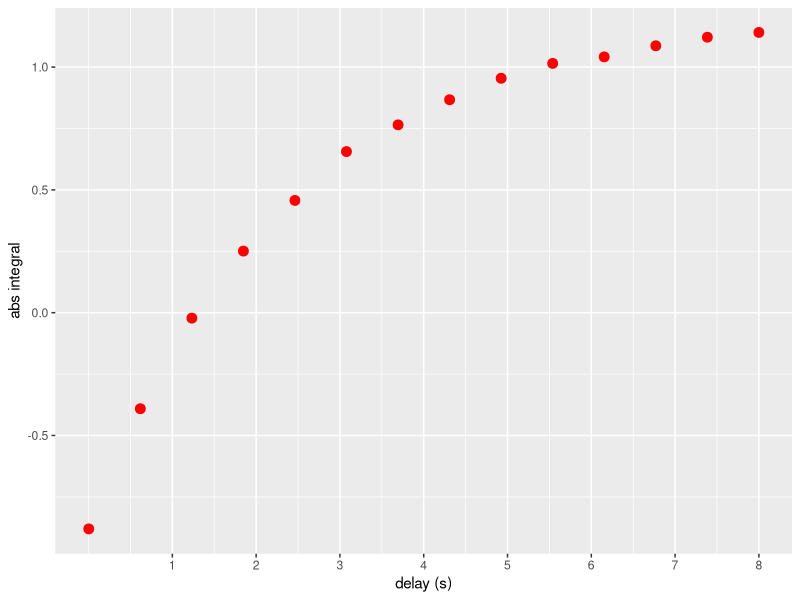
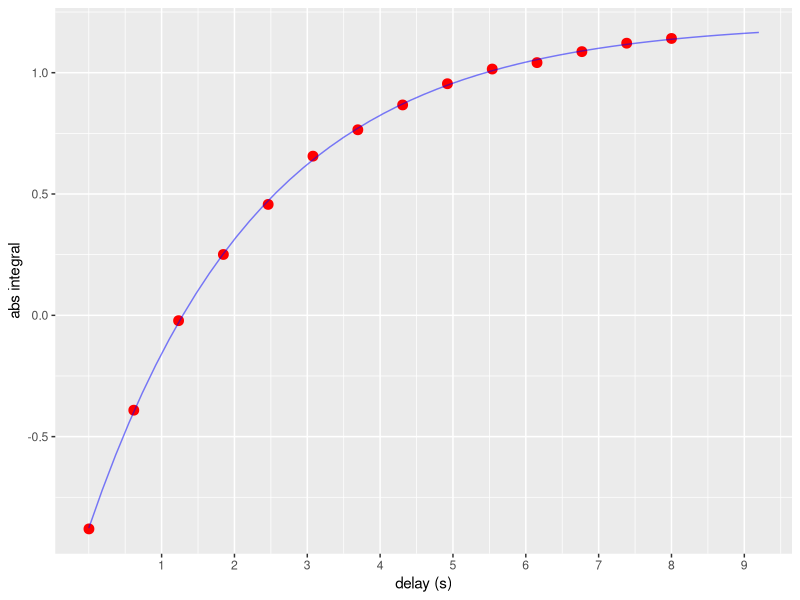

R code for these plots, in order:
## ---- chunk 1
library(ggplot2) #library for plotting
## ---- chunk 2
setwd("~/Documents/Programs/ODNP_Analysis/Rstudio")
#load T1 data
df=read.csv(file="t1Integral101.csv", header=TRUE, sep=',')
names(df)=c("Integral","Error","Delay")
df1 <- df[c("Delay", "Integral")]
MaxIntegral <- df1$Integral[length(df1$Integral)] # find max abs value for integral
MaxIntegral.abs <- abs(MaxIntegral) # absolute value

MaxDelay <- df1$Delay[length(df1$Integral)]
df1$Integral <- df1$Integral/MaxIntegral*MaxIntegral.abs # normalization
## ---- chunk 3
f_T1 <- function(t, a,b, T1) {
    b-2*a*exp(-t/T1)
}

fit <- nls(Integral~f_T1(Delay,a,b,T1), data=df1, start=list(a=MaxIntegral.abs, b=MaxIntegral.abs, T1=1))
summary(fit)
parameter.est <- as.list(coef(fit))
## ---- chunk 4
# simulated predicted profile at estimated parameter values
time_fitted <- seq(0, MaxDelay*1.15, MaxDelay*1.15/50)
fitted.data <- data.frame(x=time_fitted, y=predict(fit, list(Delay = time_fitted)))

# plot
ggplot(df1,aes(x=Delay,y=Integral)) + geom_point(color="red", size=3) + scale_x_continuous(breaks=1:10) + xlab("delay (s)")+ylab("abs integral")

last_plot() + geom_line(data = fitted.data, aes(x=x, y=y), color ='blue', alpha=.5) 

T1 <- parameter.est$T1
T1_SD <- summary(fit)$coef[[6]]
